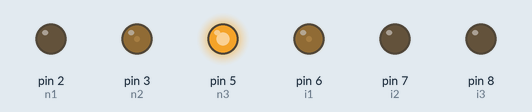
This sketch was run on a simulated Arduino Leonardo, built with avr-gcc and run on an emulated ATmega32U4. Shown: output pins drawn as LEDs (lit = HIGH).

Above: at 0.1 s.
Timing chart, 0 to 1.6 s (numbered marks = the images above):
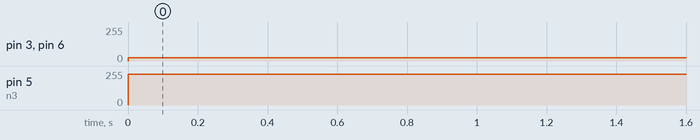

Measured:
- by itself, pin 3 (n2), pin 6 (i1): 0/255 → 25/255 at 0.00 s
- by itself, pin 5 (n3): 0/255 → 230/255 at 0.00 s

The sketch:

Teste_pwm_inverso.ino
```cpp
// programa para testar o PWM e testar o PWM reverso.
int n1 = 2;
int n2 = 3;
int n3 = 5;
int i1 = 6;
int i2 = 7;
int i3 = 8;
int i,j,k;


void setup() {

TCCR3B=(TCCR3B & 0b11111000)| 0x02;//altera a frequência do temporizador
TCCR4B=(TCCR4B & 0b11111000)| 0x02;
TCCR3A = 0b01010101; //inverte a saída pwm
Serial.begin(9600);
pinMode(n1,OUTPUT);
pinMode(n2,OUTPUT);
pinMode(n3,OUTPUT);
pinMode(i1,OUTPUT);
pinMode(i2,OUTPUT);
pinMode(i3,OUTPUT);
}

void loop() {

analogWrite(n1,25);
analogWrite(n2,25);
analogWrite(n3,25);
analogWrite(i1,25);
analogWrite(i2,25);
analogWrite(i3,25);
}
```
